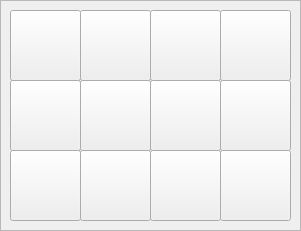
  <widget class="QFrame" name="frame_3">
   <property name="geometry">
    <rect>
     <x>430</x>
     <y>143</y>
     <width>301</width>
     <height>231</height>
    </rect>
   </property>
   <property name="styleSheet">
    <string notr="true">background-image: url(:/background/qrc/background/frame_white.png);</string>
   </property>
   <property name="frameShape">
    <enum>QFrame::StyledPanel</enum>
   </property>
   <property name="frameShadow">
    <enum>QFrame::Raised</enum>
   </property>
   <widget class="QPushButton" name="pbtn_num1">
    <property name="geometry">
     <rect>
      <x>10</x>
      <y>10</y>
      <width>71</width>
      <height>71</height>
     </rect>
    </property>
    <property name="focusPolicy">
     <enum>Qt::NoFocus</enum>
    </property>
    <property name="styleSheet">
     <string notr="true">border-image: url(:/key/qrc/keyboard-b/1.png);</string>
    </property>
    <property name="text">
     <string/>
    </property>
   </widget>
   <widget class="QPushButton" name="pbtn_num2">
    <property name="geometry">
     <rect>
      <x>80</x>
      <y>10</y>
      <width>71</width>
      <height>71</height>
     </rect>
    </property>
    <property name="focusPolicy">
     <enum>Qt::NoFocus</enum>
    </property>
    <property name="styleSheet">
     <string notr="true">border-image: url(:/key/qrc/keyboard-b/2.png);</string>
    </property>
    <property name="text">
     <string/>
    </property>
   </widget>
   <widget class="QPushButton" name="pbtn_num3">
    <property name="geometry">
     <rect>
      <x>150</x>
      <y>10</y>
      <width>71</width>
      <height>71</height>
     </rect>
    </property>
    <property name="focusPolicy">
     <enum>Qt::NoFocus</enum>
    </property>
    <property name="styleSheet">
     <string notr="true">border-image: url(:/key/qrc/keyboard-b/3.png);</string>
    </property>
    <property name="text">
     <string/>
    </property>
   </widget>
   <widget class="QPushButton" name="pbtn_back">
    <property name="geometry">
     <rect>
      <x>220</x>
      <y>10</y>
      <width>71</width>
      <height>71</height>
     </rect>
    </property>
    <property name="focusPolicy">
     <enum>Qt::NoFocus</enum>
    </property>
    <property name="styleSheet">
     <string notr="true">border-image: url(:/key/qrc/keyboard-b/c.png);</string>
    </property>
    <property name="text">
     <string/>
    </property>
   </widget>
   <widget class="QPushButton" name="pbtn_num4">
    <property name="geometry">
     <rect>
      <x>10</x>
      <y>80</y>
      <width>71</width>
      <height>71</height>
     </rect>
    </property>
    <property name="focusPolicy">
     <enum>Qt::NoFocus</enum>
    </property>
    <property name="styleSheet">
     <string notr="true">border-image: url(:/key/qrc/keyboard-b/4.png);</string>
    </property>
    <property name="text">
     <string/>
    </property>
   </widget>
   <widget class="QPushButton" name="pbtn_num5">
    <property name="geometry">
     <rect>
      <x>80</x>
      <y>80</y>
      <width>71</width>
      <height>71</height>
     </rect>
    </property>
    <property name="focusPolicy">
     <enum>Qt::NoFocus</enum>
    </property>
    <property name="styleSheet">
     <string notr="true">border-image: url(:/key/qrc/keyboard-b/5.png);</string>
    </property>
    <property name="text">
     <string/>
    </property>
   </widget>
   <widget class="QPushButton" name="pbtn_num6">
    <property name="geometry">
     <rect>
      <x>150</x>
      <y>80</y>
      <width>71</width>
      <height>71</height>
     </rect>
    </property>
    <property name="focusPolicy">
     <enum>Qt::NoFocus</enum>
    </property>
    <property name="styleSheet">
     <string notr="true">border-image: url(:/key/qrc/keyboard-b/6.png);</string>
    </property>
    <property name="text">
     <string/>
    </property>
   </widget>
   <widget class="QPushButton" name="pbtn_dot">
    <property name="geometry">
     <rect>
      <x>220</x>
      <y>80</y>
      <width>71</width>
      <height>71</height>
     </rect>
    </property>
    <property name="focusPolicy">
     <enum>Qt::NoFocus</enum>
    </property>
    <property name="styleSheet">
     <string notr="true">border-image: url(:/key/qrc/keyboard-b/dot.png);</string>
    </property>
    <property name="text">
     <string/>
    </property>
   </widget>
   <widget class="QPushButton" name="pbtn_num7">
    <property name="geometry">
     <rect>
      <x>10</x>
      <y>150</y>
      <width>71</width>
      <height>71</height>
     </rect>
    </property>
    <property name="focusPolicy">
     <enum>Qt::NoFocus</enum>
    </property>
    <property name="styleSheet">
     <string notr="true">border-image: url(:/key/qrc/keyboard-b/7.png);</string>
    </property>
    <property name="text">
     <string/>
    </property>
   </widget>
   <widget class="QPushButton" name="pbtn_num8">
    <property name="geometry">
     <rect>
      <x>80</x>
      <y>150</y>
      <width>71</width>
      <height>71</height>
     </rect>
    </property>
    <property name="focusPolicy">
     <enum>Qt::NoFocus</enum>
    </property>
    <property name="styleSheet">
     <string notr="true">border-image: url(:/key/qrc/keyboard-b/8.png);</string>
    </property>
    <property name="text">
     <string/>
    </property>
   </widget>
   <widget class="QPushButton" name="pbtn_num9">
    <property name="geometry">
     <rect>
      <x>150</x>
      <y>150</y>
      <width>71</width>
      <height>71</height>
     </rect>
    </property>
    <property name="focusPolicy">
     <enum>Qt::NoFocus</enum>
    </property>
    <property name="styleSheet">
     <string notr="true">border-image: url(:/key/qrc/keyboard-b/9.png);</string>
    </property>
    <property name="text">
     <string/>
    </property>
   </widget>
   <widget class="QPushButton" name="pbtn_num0">
    <property name="geometry">
     <rect>
      <x>220</x>
      <y>150</y>
      <width>71</width>
      <height>71</height>
     </rect>
    </property>
    <property name="focusPolicy">
     <enum>Qt::NoFocus</enum>
    </property>
    <property name="styleSheet">
     <string notr="true">border-image: url(:/key/qrc/keyboard-b/0.png);</string>
    </property>
    <property name="text">
     <string/>
    </property>
   </widget>
  </widget>
